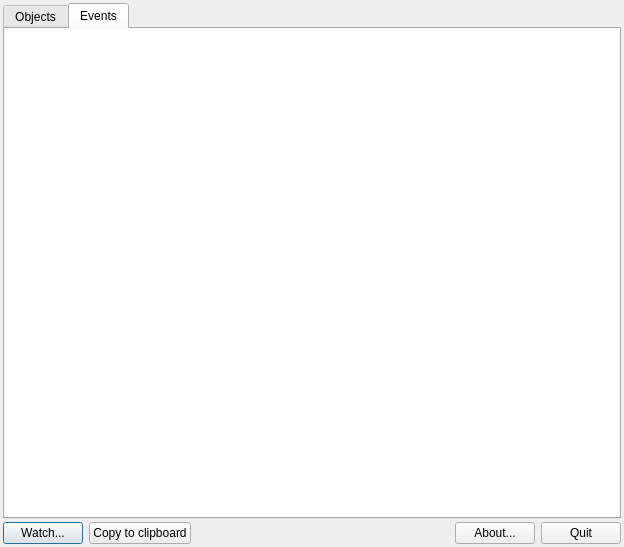
<?xml version="1.0" encoding="UTF-8"?>
<ui version="4.0">
 <class>FilesystemWatcher</class>
 <widget class="QDialog" name="FilesystemWatcher">
  <property name="geometry">
   <rect>
    <x>0</x>
    <y>0</y>
    <width>624</width>
    <height>547</height>
   </rect>
  </property>
  <property name="windowTitle">
   <string>FilesystemWatcher</string>
  </property>
  <property name="windowIcon">
   <iconset resource="rsc/resources.qrc">
    <normaloff>:/FilesystemWatcher/application.ico</normaloff>:/FilesystemWatcher/application.ico</iconset>
  </property>
  <layout class="QVBoxLayout" name="verticalLayout">
   <property name="spacing">
    <number>3</number>
   </property>
   <property name="leftMargin">
    <number>3</number>
   </property>
   <property name="topMargin">
    <number>3</number>
   </property>
   <property name="rightMargin">
    <number>3</number>
   </property>
   <property name="bottomMargin">
    <number>3</number>
   </property>
   <item>
    <widget class="QTabWidget" name="m_tabWidget">
     <property name="currentIndex">
      <number>1</number>
     </property>
     <property name="usesScrollButtons">
      <bool>true</bool>
     </property>
     <widget class="QWidget" name="tab">
      <attribute name="title">
       <string>Objects</string>
      </attribute>
      <attribute name="toolTip">
       <string>Watched objects</string>
      </attribute>
      <layout class="QVBoxLayout" name="verticalLayout_2">
       <property name="spacing">
        <number>0</number>
       </property>
       <property name="leftMargin">
        <number>0</number>
       </property>
       <property name="topMargin">
        <number>0</number>
       </property>
       <property name="rightMargin">
        <number>0</number>
       </property>
       <property name="bottomMargin">
        <number>0</number>
       </property>
       <item>
        <widget class="QTableView" name="m_objectsTable">
         <property name="frameShape">
          <enum>QFrame::NoFrame</enum>
         </property>
         <property name="sizeAdjustPolicy">
          <enum>QAbstractScrollArea::AdjustToContents</enum>
         </property>
         <property name="alternatingRowColors">
          <bool>true</bool>
         </property>
         <property name="sortingEnabled">
          <bool>true</bool>
         </property>
        </widget>
       </item>
      </layout>
     </widget>
     <widget class="QWidget" name="tab_2">
      <attribute name="title">
       <string>Events</string>
      </attribute>
      <attribute name="toolTip">
       <string>Ocurred events</string>
      </attribute>
      <layout class="QVBoxLayout" name="verticalLayout_3">
       <property name="spacing">
        <number>0</number>
       </property>
       <property name="leftMargin">
        <number>0</number>
       </property>
       <property name="topMargin">
        <number>0</number>
       </property>
       <property name="rightMargin">
        <number>0</number>
       </property>
       <property name="bottomMargin">
        <number>0</number>
       </property>
       <item>
        <widget class="QTableView" name="m_eventsTable">
         <property name="frameShape">
          <enum>QFrame::NoFrame</enum>
         </property>
         <property name="sizeAdjustPolicy">
          <enum>QAbstractScrollArea::AdjustToContents</enum>
         </property>
         <property name="alternatingRowColors">
          <bool>true</bool>
         </property>
        </widget>
       </item>
      </layout>
     </widget>
    </widget>
   </item>
   <item>
    <layout class="QHBoxLayout" name="horizontalLayout">
     <property name="spacing">
      <number>6</number>
     </property>
     <item>
      <widget class="QPushButton" name="m_addObject">
       <property name="text">
        <string>Watch...</string>
       </property>
      </widget>
     </item>
     <item>
      <widget class="QPushButton" name="m_copy">
       <property name="text">
        <string>Copy to clipboard</string>
       </property>
      </widget>
     </item>
     <item>
      <spacer name="horizontalSpacer">
       <property name="orientation">
        <enum>Qt::Horizontal</enum>
       </property>
       <property name="sizeHint" stdset="0">
        <size>
         <width>40</width>
         <height>20</height>
        </size>
       </property>
      </spacer>
     </item>
     <item>
      <widget class="QPushButton" name="m_about">
       <property name="text">
        <string>About...</string>
       </property>
      </widget>
     </item>
     <item>
      <widget class="QPushButton" name="m_quit">
       <property name="text">
        <string>Quit</string>
       </property>
      </widget>
     </item>
    </layout>
   </item>
  </layout>
 </widget>
 <resources>
  <include location="rsc/resources.qrc"/>
 </resources>
 <connections/>
</ui>
